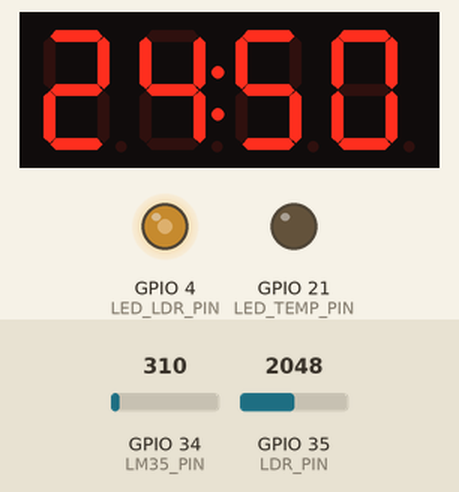
Simulated run of this sketch. Board: ESP32. On the bench: 4-digit seven-segment display, output pins drawn as LEDs (lit = HIGH). Inputs (shaded band) come from the test bench; at power-on: GPIO 34 (LM35_PIN) = 310, GPIO 35 (LDR_PIN) = 2048. What the sketch prints to the serial monitor is not drawn.

Above: at 1.8 s.
1.9 s: GPIO 34 (LM35_PIN) set to 387
At 2.9 s:
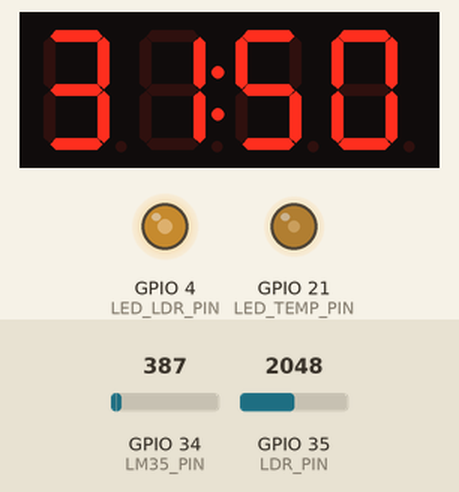
3.5 s: GPIO 35 (LDR_PIN) set to 1228
At 5.0 s:
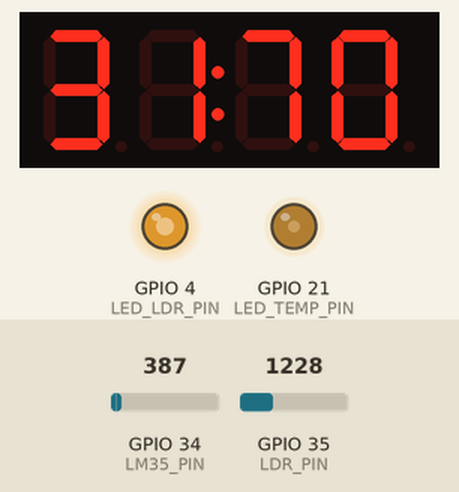
5.6 s: GPIO 34 (LM35_PIN) set to 372
At 7.1 s:
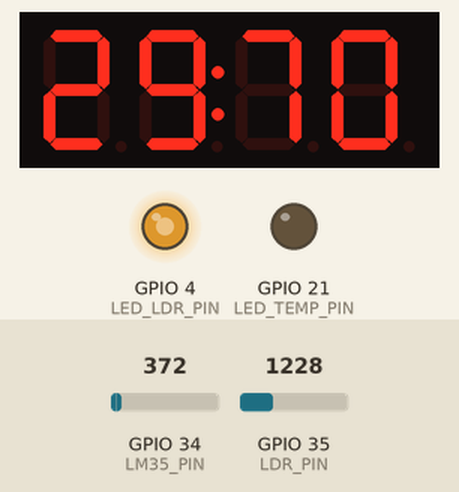
7.6 s: GPIO 35 (LDR_PIN) set to 491
At 9.3 s:
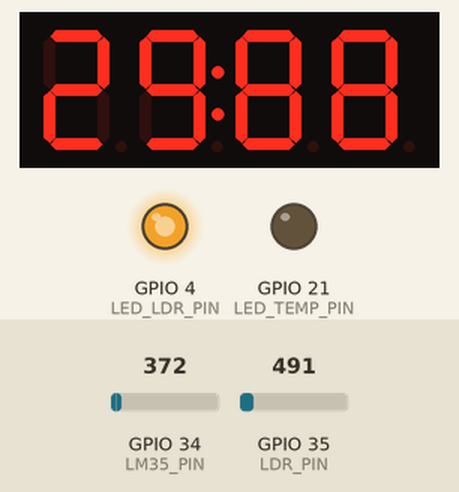
9.7 s: GPIO 34 (LM35_PIN) set to 434
At 11.4 s:
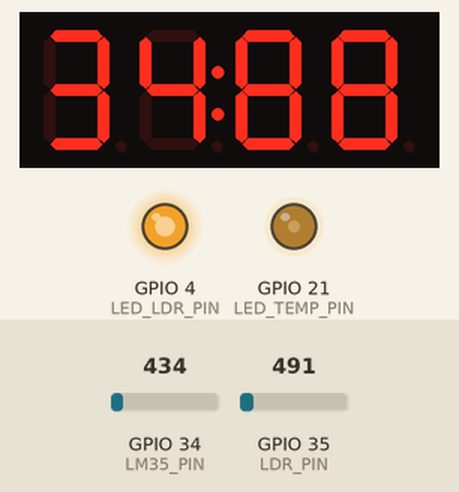
11.7 s: GPIO 35 (LDR_PIN) set to 3603
At 13.5 s:
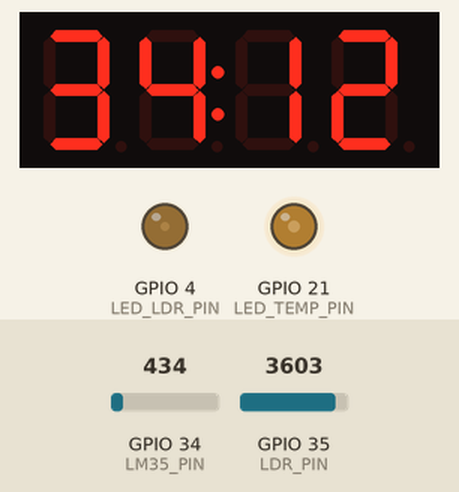
Timing chart, 0 to 14.8 s (numbered marks = the images above; inputs shaded):
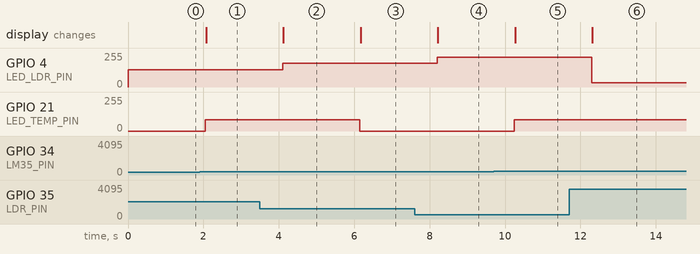

The sketch:

TM_LDR_LM35.ino
```cpp
#include <TM1637.h>

#define LED_TEMP_PIN 21  // LED/quạt điều khiển bằng nhiệt độ (LM35)
#define LED_LDR_PIN 4    // LED điều khiển bằng ánh sáng (LDR)
#define LDR_PIN 35       // Cảm biến ánh sáng (LDR)
#define LM35_PIN 34      // Cảm biến nhiệt độ (LM35)

#define CLK 19  // Chân CLK cho TM1637
#define DIO 18  // Chân DIO cho TM1637

TM1637 tm(CLK, DIO);

void setup() {
  Serial.begin(9600);
  pinMode(LED_TEMP_PIN, OUTPUT);
  pinMode(LED_LDR_PIN, OUTPUT);

  tm.set(2);  // Độ sáng tối đa cho TM1637
}

void loop() {
  // Đọc giá trị từ cảm biến ánh sáng
  int lightValue = analogRead(LDR_PIN); // (0 - 4095)
  int brightnessLDR = map(lightValue, 0, 4095, 255, 0); // Chuyển đổi sang PWM
  int lightPercent = map(lightValue, 0, 4095, 99, 0); // Chuyển đổi sang %

  // Đọc giá trị từ cảm biến nhiệt độ
  int sensorValue = analogRead(LM35_PIN);
  float voltage = sensorValue * (3.3 / 4095.0); // Chuyển đổi ADC sang điện áp
  int temperature = voltage * 100.0; // LM35 có độ nhạy 10mV/°C

  // Điều chỉnh độ sáng dựa trên nhiệt độ
  int brightnessTemp = 0;
  if (temperature < 30) {
    brightnessTemp = 0;
  } else if (temperature >= 30 && temperature <= 40) {
    brightnessTemp = 85;
  } else if (temperature > 40 && temperature <= 50) {
    brightnessTemp = 170;
  } else if (temperature > 50) {
    brightnessTemp = 255;
  }

  // Điều chỉnh LED theo nhiệt độ
  analogWrite(LED_TEMP_PIN, brightnessTemp);
  analogWrite(LED_LDR_PIN, brightnessLDR);

  // Hiển thị lên TM1637
  tm.point(true);
  // Hiển thị nhiệt độ ở hai LED bên trái
  tm.display(0, (int)temperature / 10);  // Chữ số hàng chục của nhiệt độ
  tm.display(1, (int)temperature % 10);  // Chữ số hàng đơn vị của nhiệt độ

  // Hiển thị phần trăm ánh sáng ở hai LED bên phải
  tm.display(2, lightPercent / 10);  // Chữ số hàng chục của cường độ ánh sáng
  tm.display(3, lightPercent % 10);  // Chữ số hàng đơn vị của cường độ ánh sáng


  // In ra Serial để kiểm tra
  Serial.print("Nhiệt độ: "); Serial.print(temperature); Serial.print("°C");
  Serial.print(" | Ánh sáng: "); Serial.print(lightPercent); Serial.println("%");

  delay(1000);
}
```

Measured:
- the behaviour switches between 372 and 373 on GPIO 34 (LM35_PIN) (found by bisection; images 0 and 1)
- after the input at 1.9 s, GPIO 21 (LED_TEMP_PIN): 0/255 → 85/255 after 0.15 s; the display: changes after 0.17 s (image 1)
- after the input at 3.5 s, GPIO 4 (LED_LDR_PIN): 128/255 → 179/255 after 0.60 s; the display: changes after 0.62 s (image 2)
- after the input at 5.6 s, GPIO 21 (LED_TEMP_PIN): 85/255 → 0/255 after 0.55 s; the display: changes after 0.57 s (image 3)
- after the input at 7.6 s, GPIO 4 (LED_LDR_PIN): 179/255 → 225/255 after 0.60 s; the display: changes after 0.62 s (image 4)
- after the input at 9.7 s, GPIO 21 (LED_TEMP_PIN): 0/255 → 85/255 after 0.55 s; the display: changes after 0.57 s (image 5)
- after the input at 11.7 s, GPIO 4 (LED_LDR_PIN): 225/255 → 31/255 after 0.59 s; the display: changes after 0.62 s (image 6)
